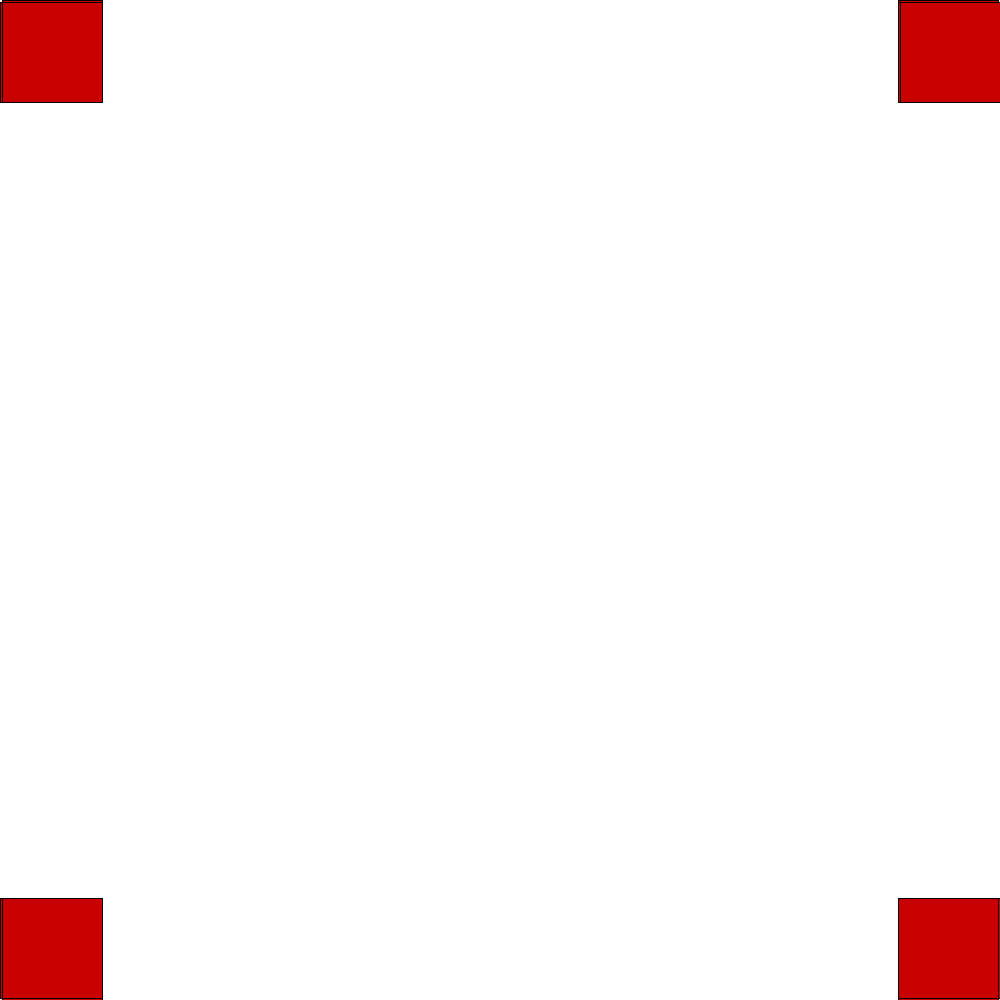
Frame 1 (no input)
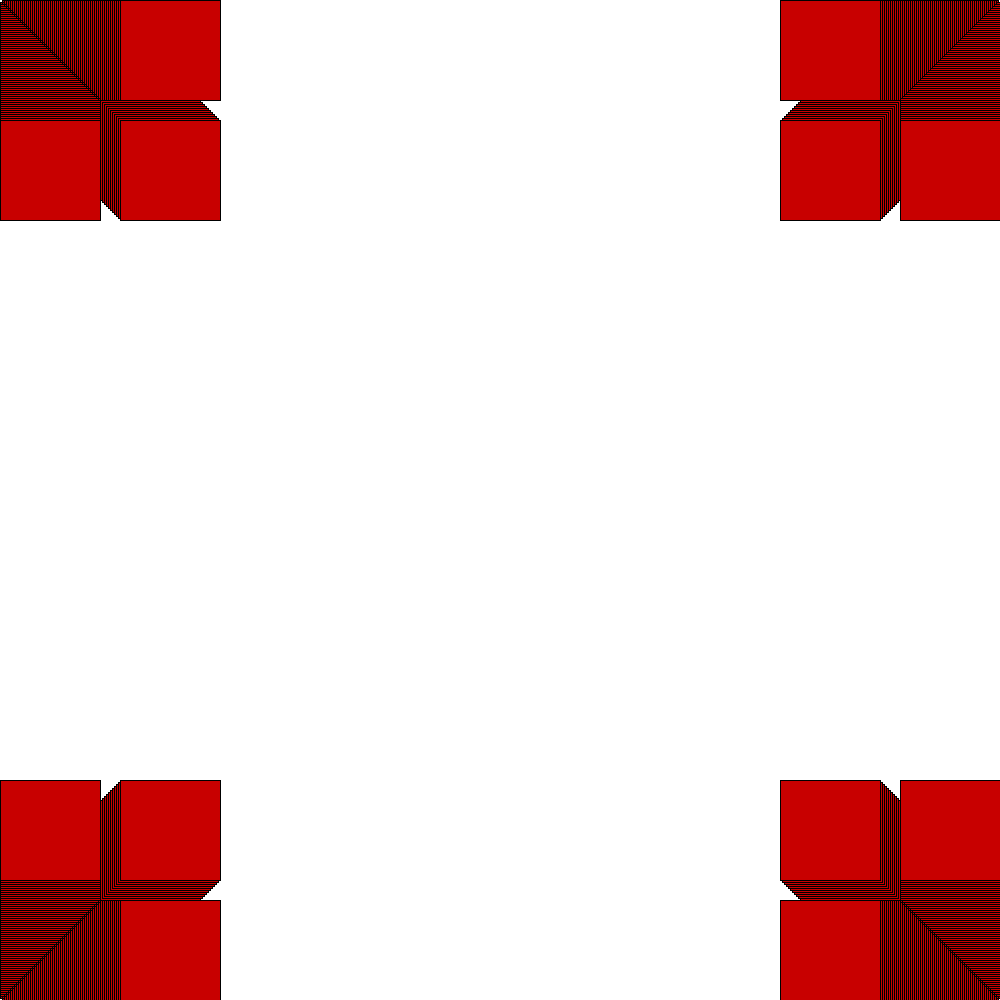
Frame 60 (the mouse pressed at the canvas centre just before this capture)
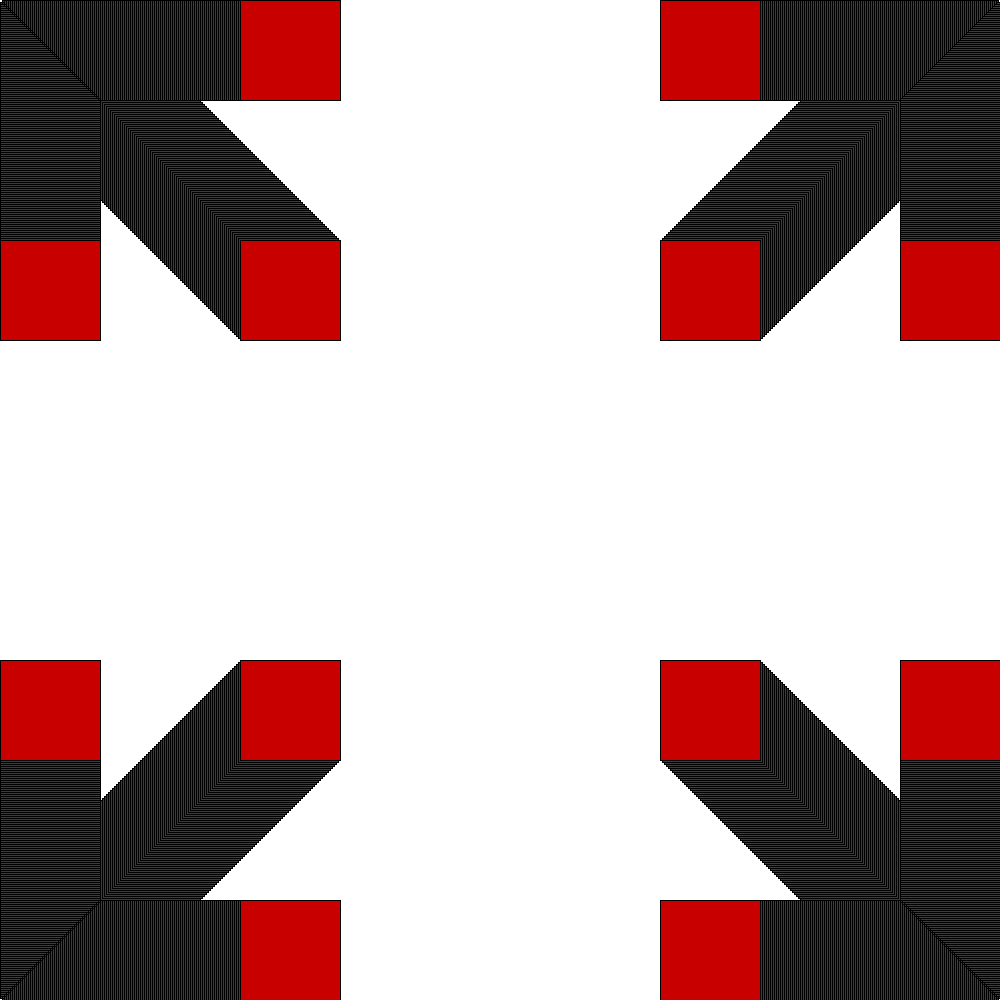
Frame 120 (the mouse held since frame 60 and released just before this capture)

The Processing sketch that drew these frames (run headless with seeded random() and noise(); from frame 60 on, the mouse is pressed at the canvas centre):

// Processing sketch: BANANA_leif
// ── BANANA_leif.pde
int a=0;
void setup()
{
  size(1000, 1000);
  background(255, 255, 255);
}

void draw()
{
  a=a+2;
  fill(200,0,0);
  rect(0, 0+a, 100, 100);
  rect(0+a, 0, 100, 100);
  rect(0+a, 0+a, 100, 100);
rect(900-a,900,100,100);
rect(900,900-a,100,100);
rect(900-a,900-a,100,100);
rect(900-a,0,100,100);
rect(900-a,0+a,100,100);
rect(900,0+a,100,100);
rect(0+a,900,100,100);
rect(0,900-a,100,100);
rect(0+a,900-a,100,100);
  if (a>1000)
  
  {
    a=0;
  }
}
